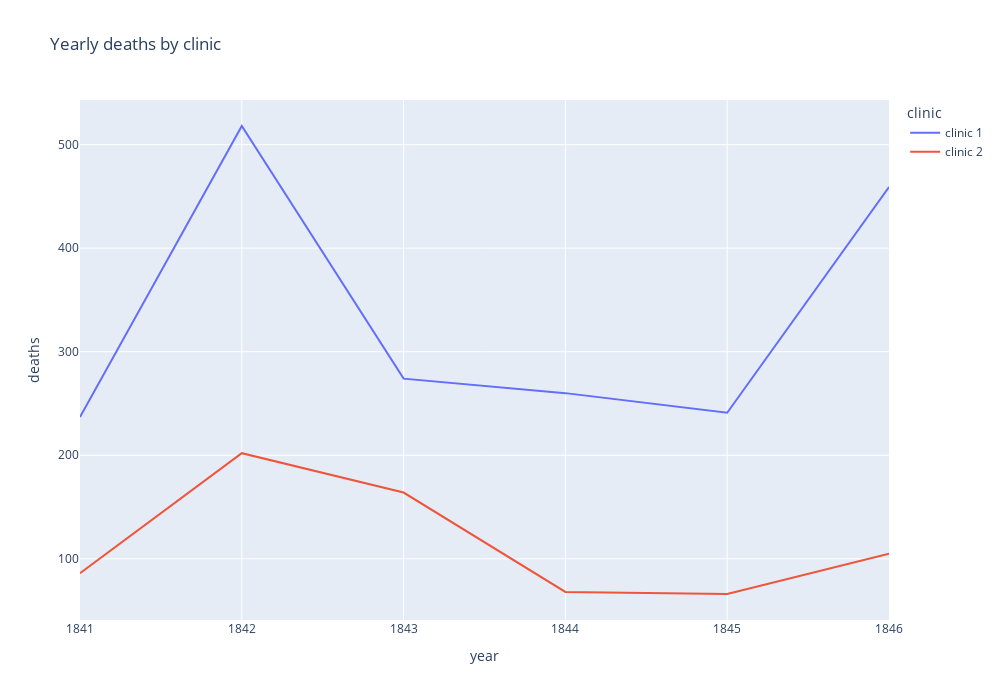

Here is the notebook cell this chart was saved with:
### Markdown cell above
# The Yearly Data Split by Clinic

line charts of the births and deaths of the two different clinics at the Vienna General Hospital.

### Code cell
px.line(data_frame=df_yearly,x='year',y='deaths',color='clinic',title='Yearly deaths by clinic',height=700, width=1000)

### Figure 1 — Plotly figure (JSON) as saved in the notebook; plotly's stock layout.template omitted (floating-point values rounded to 4 significant figures)
{"data": [{"hovertemplate": "clinic=clinic 1<br>year=%{x}<br>deaths=%{y}<extra></extra>", "legendgroup": "clinic 1", "line": {"color": "#636efa", "dash": "solid"}, "marker": {"symbol": "circle"}, "mode": "lines", "name": "clinic 1", "orientation": "v", "showlegend": true, "type": "scatter", "x": [1841, 1842, 1843, 1844, 1845, 1846], "xaxis": "x", "y": [237, 518, 274, 260, 241, 459], "yaxis": "y"}, {"hovertemplate": "clinic=clinic 2<br>year=%{x}<br>deaths=%{y}<extra></extra>", "legendgroup": "clinic 2", "line": {"color": "#EF553B", "dash": "solid"}, "marker": {"symbol": "circle"}, "mode": "lines", "name": "clinic 2", "orientation": "v", "showlegend": true, "type": "scatter", "x": [1841, 1842, 1843, 1844, 1845, 1846], "xaxis": "x", "y": [86, 202, 164, 68, 66, 105], "yaxis": "y"}], "layout": {"height": 700, "legend": {"title": {"text": "clinic"}, "tracegroupgap": 0}, "title": {"text": "Yearly deaths by clinic"}, "width": 1000, "xaxis": {"anchor": "y", "autorange": true, "domain": [0, 1], "range": [1841, 1846], "title": {"text": "year"}, "type": "linear"}, "yaxis": {"anchor": "x", "autorange": true, "domain": [0, 1], "range": [40.89, 543.1], "title": {"text": "deaths"}, "type": "linear"}}}
